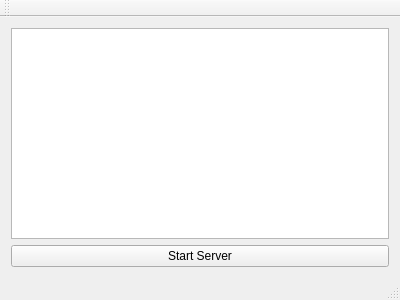
<?xml version="1.0" encoding="UTF-8"?>
<ui version="4.0">
 <class>MainWindow</class>
 <widget class="QMainWindow" name="MainWindow">
  <property name="geometry">
   <rect>
    <x>0</x>
    <y>0</y>
    <width>400</width>
    <height>300</height>
   </rect>
  </property>
  <property name="windowTitle">
   <string>MainWindow</string>
  </property>
  <widget class="QWidget" name="centralWidget">
   <layout class="QGridLayout" name="gridLayout">
    <item row="0" column="0">
     <widget class="QPlainTextEdit" name="plainTextEdit"/>
    </item>
    <item row="1" column="0">
     <widget class="QPushButton" name="bntStartServer">
      <property name="text">
       <string>Start Server</string>
      </property>
     </widget>
    </item>
   </layout>
  </widget>
  <widget class="QMenuBar" name="menuBar">
   <property name="geometry">
    <rect>
     <x>0</x>
     <y>0</y>
     <width>400</width>
     <height>26</height>
    </rect>
   </property>
  </widget>
  <widget class="QToolBar" name="mainToolBar">
   <attribute name="toolBarArea">
    <enum>TopToolBarArea</enum>
   </attribute>
   <attribute name="toolBarBreak">
    <bool>false</bool>
   </attribute>
  </widget>
  <widget class="QStatusBar" name="statusBar"/>
 </widget>
 <layoutdefault spacing="6" margin="11"/>
 <resources/>
 <connections/>
</ui>
